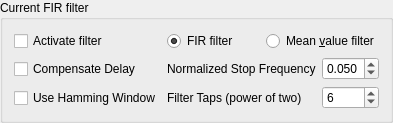
             <widget class="QGroupBox" name="groupBox_4">
              <property name="title">
               <string>Current FIR filter</string>
              </property>
              <layout class="QGridLayout" name="gridLayout_4">
               <item row="0" column="0">
                <widget class="QCheckBox" name="currentFilterActiveBox">
                 <property name="text">
                  <string>Activate filter</string>
                 </property>
                </widget>
               </item>
               <item row="0" column="1">
                <layout class="QHBoxLayout" name="horizontalLayout_6">
                 <item>
                  <widget class="QRadioButton" name="firRadioButton">
                   <property name="text">
                    <string>FIR filter</string>
                   </property>
                   <property name="checked">
                    <bool>true</bool>
                   </property>
                  </widget>
                 </item>
                 <item>
                  <widget class="QRadioButton" name="meanRadioButton">
                   <property name="text">
                    <string>Mean &amp;value filter</string>
                   </property>
                  </widget>
                 </item>
                </layout>
               </item>
               <item row="1" column="0">
                <widget class="QCheckBox" name="compDelayBox">
                 <property name="text">
                  <string>Compensate Delay</string>
                 </property>
                </widget>
               </item>
               <item row="1" column="1" rowspan="2">
                <layout class="QGridLayout" name="gridLayout_3">
                 <item row="0" column="0">
                  <widget class="QLabel" name="label_6">
                   <property name="text">
                    <string>Normalized Stop Frequency</string>
                   </property>
                  </widget>
                 </item>
                 <item row="0" column="1">
                  <widget class="QDoubleSpinBox" name="currentFilterFreqBox">
                   <property name="decimals">
                    <number>3</number>
                   </property>
                   <property name="maximum">
                    <double>0.500000000000000</double>
                   </property>
                   <property name="singleStep">
                    <double>0.005000000000000</double>
                   </property>
                   <property name="value">
                    <double>0.050000000000000</double>
                   </property>
                  </widget>
                 </item>
                 <item row="1" column="0">
                  <widget class="QLabel" name="label_7">
                   <property name="text">
                    <string>Filter Taps (power of two)</string>
                   </property>
                  </widget>
                 </item>
                 <item row="1" column="1">
                  <widget class="QSpinBox" name="currentFilterTapBox">
                   <property name="minimum">
                    <number>1</number>
                   </property>
                   <property name="maximum">
                    <number>10</number>
                   </property>
                   <property name="value">
                    <number>6</number>
                   </property>
                  </widget>
                 </item>
                </layout>
               </item>
               <item row="2" column="0">
                <widget class="QCheckBox" name="hammingBox">
                 <property name="text">
                  <string>Use Hamming Window</string>
                 </property>
                </widget>
               </item>
              </layout>
             </widget>
